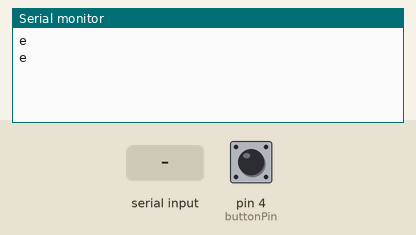
The sketch below on a simulated Arduino Uno, built with avr-gcc and run on an emulated ATmega328P. Parts: the last lines printed to the serial monitor. The inputs (shaded band) are chosen by the test bench; at power-on: pin 4 (buttonPin) LOW.

Above: at 1.5 s.
1.6 s: pin 4 (buttonPin) pulled HIGH for 1 s
At 2.7 s:
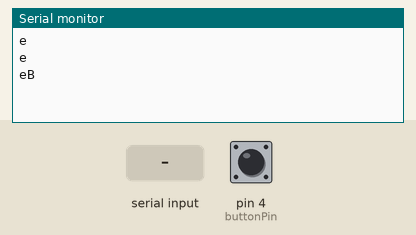
4.1 s: "1\n" received over the second serial link
At 4.8 s:
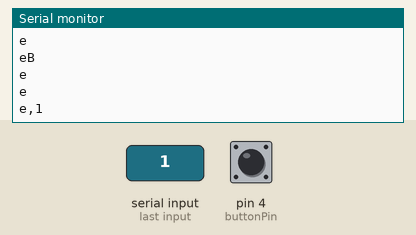
5.7 s: "0\n" received over the second serial link
At 6.8 s:
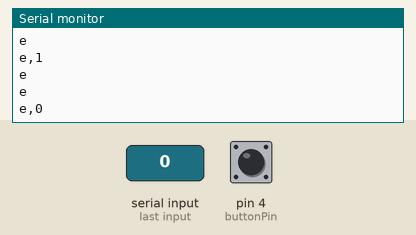

The sketch:

jimu2.ino
```cpp
#include <SoftwareSerial.h>
#include <Metro.h> // Include Metro library

SoftwareSerial mySerial(10, 11); // RX, TX
const int buttonPin = 4;     // the number of the pushbutton pin
int buttonState = 0;         // variable for reading the pushbutton status
const String id = "e";
String otherId = "";
String sendStr = "";
String sendId = "";
Metro metro0 = Metro(700);


void setup() {
  // Open serial communications and wait for port to open:
  Serial.begin(57600);
  while (!Serial) {
    ; // wait for serial port to connect. Needed for native USB port only
  }
  pinMode(buttonPin, INPUT);
  // set the data rate for the SoftwareSerial port
  mySerial.begin(57600);
}

void loop() { // run over and over
  if (metro0.check() == 1) {
      buttonState = digitalRead(buttonPin);
    // check if the pushbutton is pressed. If it is, the buttonState is HIGH:
    if (buttonState == HIGH) {
      sendId=id+"B";
    }else{
      sendId=id;
      }
    if (mySerial.available()>0) {
      otherId = mySerial.readStringUntil('\n');
      sendStr = sendId+ "," + otherId;
    }else{
      sendStr = sendId;
    }
    mySerial.println(sendStr);
    Serial.println(sendStr);
  }


}
```

Measured:
- after the input at 1.6 s, the serial monitor: prints a new line after 0.50 s (image 1)
- after the input at 4.1 s, the serial monitor: prints a new line after 0.10 s (image 2)
- after the input at 5.7 s, the serial monitor: prints a new line after 0.60 s (image 3)
